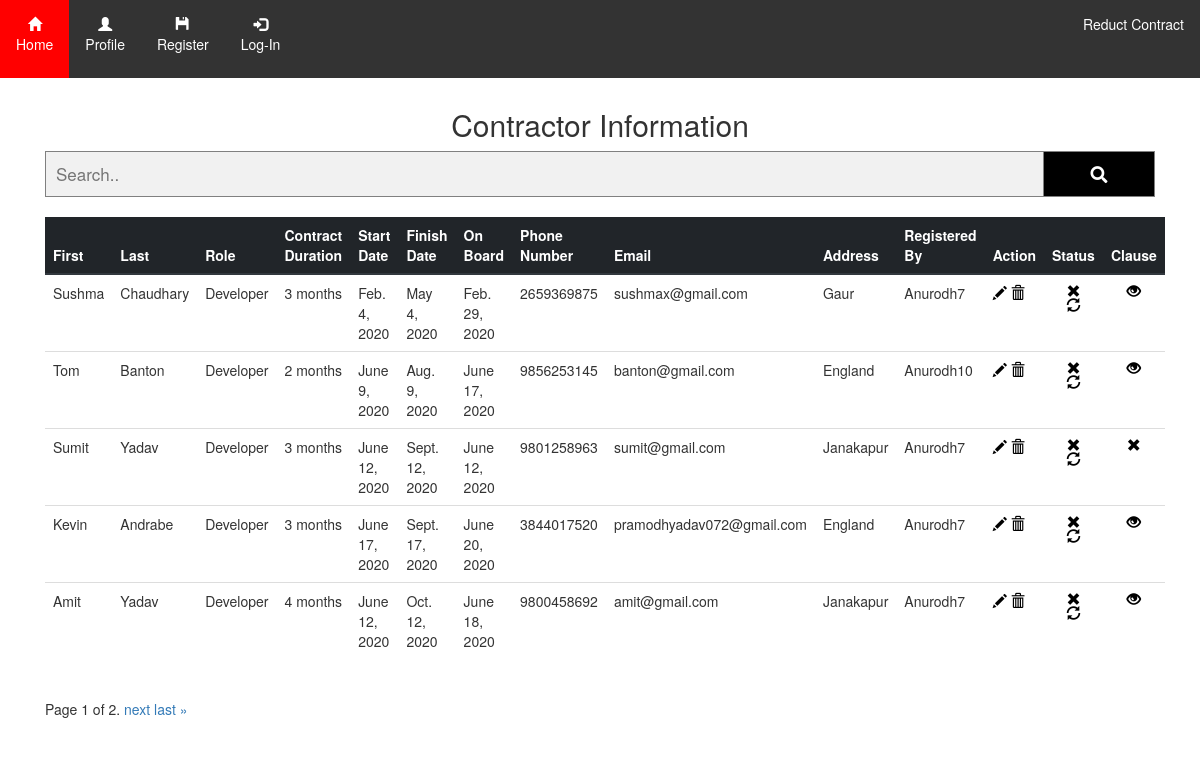
The app's page /showcontract/ with its own data.
### reductcontract/models.py (models this page shows, shortened)
class contractor(models.Model):
    user = models.ForeignKey(User,on_delete=models.SET_NULL,null=True)
    first_name=models.CharField(max_length=100)
    last_name=models.CharField(max_length=100)
    role=models.CharField(max_length=20)
    contract_duration=models.IntegerField()
    start_date=models.DateField()
    finish_date=models.DateField()
    on_board=models.DateField(default=start_date)
    clause=models.CharField(null=True,max_length=250)
    address=models.CharField(max_length=100)
    email=models.EmailField()
    phone_number=models.IntegerField()
    status=models.TextField(null=True)
    class Meta:
        ordering=['finish_date']

### reductcontract/views.py (the view, shortened to what this page needs)
# urls.py: path('showcontract/',views.showcontract,name='showcontract'),
def showcontract(request):
    obj=contractor.objects.all()
    paginator=Paginator(obj,5)
    for i in obj:
        if i.finish_date >= datetime.date.today():
            i.status='Active'
        else:
            i.status='Expired'
    page_number=request.GET.get('page')
    page_obj=paginator.get_page(page_number)
    context={
        'obj':page_obj,
    }
    return render(request,'reductcontract/showcontract.html',context)

### reductcontract/templates/reductcontract/showcontract.html (shortened to what this page needs)
{% extends 'reductcontract/base.html' %}
{% block content %}
<!DOCTYPE html>
<html lang="en">
<head>
  <link href="//maxcdn.bootstrapcdn.com/bootstrap/4.0.0/css/bootstrap.min.css" rel="stylesheet" id="bootstrap-css">
  <link rel="stylesheet" href="https://maxcdn.bootstrapcdn.com/bootstrap/3.3.7/css/bootstrap.min.css">
</head>
<body>
 <h2 class="text-center">Contractor Information </h2>
<link rel="stylesheet" href="https://use.fontawesome.com/releases/v5.1.0/css/all.css">
<form id="mysearch" class="example" method="post" action=".">
  <input type="text" name="aky" placeholder="Search..">
  <button type="submit"><i class="fa fa-search"></i></button>
</form>
  <table class="table table-responsive-lg">
    <thead class="thead-dark">
      <tr>
        <th scope="col">First</th>
        <th scope="col">Last</th>
        <th scope="col">Role</th>
           <th scope="col">Contract Duration</th>
           <th scope="col">Start Date</th>
           <th scope="col">Finish Date</th>
           <th scope="col">On Board</th>
           <th scope="col">Phone Number</th>
            <th scope="col">Email</th>
            <th scope="col">Address</th>
           <th scope="col">Registered By</th>
          <th scope="col">Action</th>
          <th scope="col">Status</th>
          <th scope="col">Clause</th>
      </tr>
    </thead>
    <tbody>
    {% for i in obj %}
      <tr>
        <td>{{i.first_name}}</td>
        <td>{{i.last_name}}</td>
        <td>{{i.role}}</td>
          <td>{{i.contract_duration}} months</td>
          <td>{{i.start_date}}</td>
          <td>{{i.finish_date}}</td>
          <td>{{i.on_board}}</td>
          <td>{{i.phone_number}}</td>
          <td>{{i.email}}</td>
          <td>{{i.address}}</td>
          <td>{{i.user}}</td>
          <td><a class="headerclass" href="/{{i.id}}/update"><span class="glyphicon glyphicon-pencil"></span></a>
      <a class="headerclass" href="/{{i.id}}/delete" ><span class="glyphicon glyphicon-trash"></span></a></td>
           {% if i.status == 'Active' %}
     <td><span id="myhover" class="glyphicon glyphicon-ok d-flex justify-content-center "></span></td>
          {% else %}
          <td><span id="myhover2" class="glyphicon glyphicon-remove d-flex justify-content-center "></span><a id="nounderline" class="headerclass" href="/{{i.id}}/renew" ><span class="glyphicon glyphicon-refresh d-flex justify-content-center"></span></a></td>
          {% endif %}
          {% if i.clause %}
          <td><a class="headerclass" href="/{{i.id}}/clause"><span   class="glyphicon glyphicon-eye-open d-flex justify-content-center "></span></a></td>
          {% else %}
          <td><span id="myhover3"  class="glyphicon glyphicon-remove d-flex justify-content-center "></span></td>
          {% endif %}
      </tr>
     {% endfor %}
    </tbody>
  </table>
<div class="pagination">
    <span class="step-links">
        <span class="current">
            Page {{ obj.number }} of {{ obj.paginator.num_pages }}.
        </span>
        {% if obj.has_next %}
            <a href="?page={{ obj.next_page_number }}">next</a>
            <a href="?page={{ obj.paginator.num_pages }}">last &raquo;</a>
        {% endif %}
    </span>
</div>
</body>
</html>
{% endblock %}

### reductcontract/templates/reductcontract/base.html (style rules this page uses)
body { margin: 0; padding: 0; }
.glyphicon { color:black; }
.headerclass { color:black; }

### reductcontract/templates/reductcontract/showcontract.html (style rules this page uses)
form.example input[type=text] { padding: 10px; font-size: 17px; border: 1px solid grey; float: left; width: 90%; background: #f1f1f1; }
form.example button { float: left; width: 10%; padding: 10px; background: black; color: white; font-size: 17px; border: 1px solid grey; border-left: none; cursor: pointer; }
form.example::after { content: ""; clear: both; display: table; }
#mysearch { margin-bottom:20px; }
#nounderline { text-decoration:none; }
.headerclass { text-decoration:none; }

### records on screen
contractor: first_name "Sushma", last_name "Chaudhary", role "Developer", contract_duration "3", start_date "Feb. 4, 2020", finish_date "May 4, 2020", on_board "Feb. 29, 2020", phone_number "2659369875", email "sushmax@gmail.com", address "Gaur", user "Anurodh7"
contractor: first_name "Tom", last_name "Banton", role "Developer", contract_duration "2", start_date "June 9, 2020", finish_date "Aug. 9, 2020", on_board "June 17, 2020", phone_number "9856253145", email "banton@gmail.com", address "England", user "Anurodh10"
contractor: first_name "Sumit", last_name "Yadav", role "Developer", contract_duration "3", start_date "June 12, 2020", finish_date "Sept. 12, 2020", on_board "June 12, 2020", phone_number "9801258963", email "sumit@gmail.com", address "Janakapur", user "Anurodh7"
contractor: first_name "Kevin", last_name "Andrabe", role "Developer", contract_duration "3", start_date "June 17, 2020", finish_date "Sept. 17, 2020", on_board "June 20, 2020", phone_number "3844017520", email "pramodhyadav072@gmail.com", address "England", user "Anurodh7"
contractor: first_name "Amit", last_name "Yadav", role "Developer", contract_duration "4", start_date "June 12, 2020", finish_date "Oct. 12, 2020", on_board "June 18, 2020", phone_number "9800458692", email "amit@gmail.com", address "Janakapur", user "Anurodh7"

### other values on screen
{{ obj.number }} "1"
{{ obj.paginator.num_pages }} "2"
